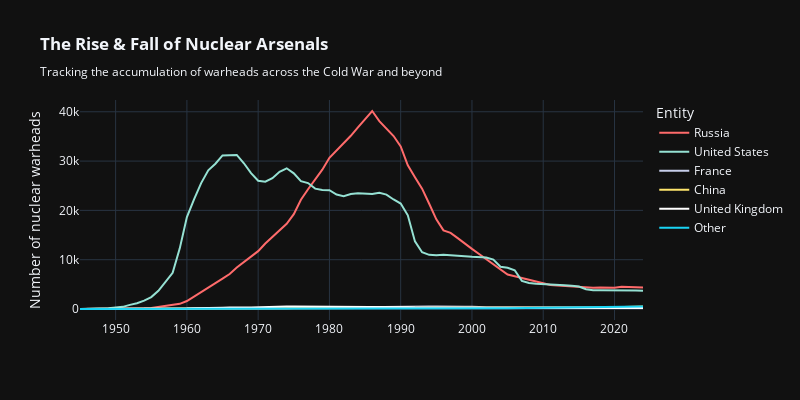

The code cell stored with this chart in its notebook:
### Code cell
import pandas as pd
import plotly.express as px
import plotly.io as pio

from const import DATA_DIR

stockpiles_path = DATA_DIR / 'nuclear-warhead-stockpiles-lines/nuclear-warhead-stockpiles-lines.csv'
df_stockpiles = pd.read_csv(stockpiles_path)

pio.templates.default = "plotly_dark"

major_powers_colormap = {
    'United States': '#56CCF2',
    'Russia':        '#FF6B6B',
    'China':         '#FFE66D',
    'France':        '#BB6BD9',
    'United Kingdom':'#95A5A6',
    'World':         '#F0F3F4' 
}
major_powers = list(major_powers_colormap.keys())

stockpiles_filtered = df_stockpiles.copy()

# Group non-major powers as "Other"
stockpiles_filtered = stockpiles_filtered[stockpiles_filtered['Entity'] != 'World']
stockpiles_filtered.loc[~stockpiles_filtered['Entity'].isin(major_powers), 'Entity'] = 'Other'
stockpiles_filtered = stockpiles_filtered.groupby(['Year', 'Entity'], as_index=False)['Number of nuclear warheads'].sum()

# Sorting
max_warheads = stockpiles_filtered.groupby('Entity')['Number of nuclear warheads'].max()
sorted_entities = max_warheads.sort_values(ascending=False).index.tolist()

# plot
fig1 = px.line(stockpiles_filtered, 
            x='Year', 
            y='Number of nuclear warheads', 
            width=800,
            height=400,
            color='Entity',
            title='<b>The Rise & Fall of Nuclear Arsenals</b><br><sub>Tracking the accumulation of warheads across the Cold War and beyond</sub>',
            template='plotly_dark',
            category_orders={'Entity': sorted_entities},
            color_discrete_map={
                    'United States': '#95E1D3', 'Russia': '#FF6B6B', 'China': '#FFE66D',
                    'United Kingdom': "#FFFFFF", 'France': '#C7CEEA'
                })

fig1.update_layout(hovermode="x unified", xaxis_title=None)
fig1.update_traces(hovertemplate='%{y}')
fig1.show()

### Figure 1 — Plotly figure (JSON) as saved in the notebook; plotly's stock layout.template omitted (floating-point values rounded to 4 significant figures)
{"data": [{"hovertemplate": "%{y}", "legendgroup": "Russia", "line": {"color": "#FF6B6B", "dash": "solid"}, "marker": {"symbol": "circle"}, "mode": "lines", "name": "Russia", "orientation": "v", "showlegend": true, "type": "scatter", "x": [1945, 1946, 1947, 1948, 1949, 1950, 1951, 1952, 1953, 1954, 1955, 1956, 1957, 1958, 1959, 1960, 1961, 1962, 1963, 1964, 1965, 1966, 1967, 1968, 1969, 1970, 1971, 1972, 1973, 1974, 1975, 1976, 1977, 1978, 1979, 1980, 1981, 1982, 1983, 1984, 1985, 1986, 1987, 1988, 1989, 1990, 1991, 1992, 1993, 1994, 1995, 1996, 1997, 1998, 1999, 2000, 2001, 2002, 2003, 2004, 2005, 2006, 2007, 2008, 2009, 2010, 2011, 2012, 2013, 2014, 2015, 2016, 2017, 2018, 2019, 2020, 2021, 2022, 2023, 2024], "xaxis": "x", "y": [0, 0, 0, 0, 1, 5, 25, 50, 120, 150, 200, 426, 660, 863, 1048, 1627, 2492, 3346, 4259, 5242, 6144, 7091, 8400, 9490, 10671, 11736, 13279, 14600, 15878, 17286, 19235, 22165, 24281, 26169, 28258, 30665, 32146, 33486, 35130, 36825, 38582, 40159, 38107, 36538, 35078, 32980, 29154, 26734, 24403, 21339, 18179, 15942, 15442, 14368, 13188, 12188, 11152, 10114, 9076, 8038, 7000, 6643, 6286, 5929, 5527, 5215, 4858, 4750, 4650, 4600, 4500, 4490, 4300, 4350, 4330, 4310, 4495, 4477, 4489, 4380], "yaxis": "y"}, {"hovertemplate": "%{y}", "legendgroup": "United States", "line": {"color": "#95E1D3", "dash": "solid"}, "marker": {"symbol": "circle"}, "mode": "lines", "name": "United States", "orientation": "v", "showlegend": true, "type": "scatter", "x": [1945, 1946, 1947, 1948, 1949, 1950, 1951, 1952, 1953, 1954, 1955, 1956, 1957, 1958, 1959, 1960, 1961, 1962, 1963, 1964, 1965, 1966, 1967, 1968, 1969, 1970, 1971, 1972, 1973, 1974, 1975, 1976, 1977, 1978, 1979, 1980, 1981, 1982, 1983, 1984, 1985, 1986, 1987, 1988, 1989, 1990, 1991, 1992, 1993, 1994, 1995, 1996, 1997, 1998, 1999, 2000, 2001, 2002, 2003, 2004, 2005, 2006, 2007, 2008, 2009, 2010, 2011, 2012, 2013, 2014, 2015, 2016, 2017, 2018, 2019, 2020, 2021, 2022, 2023, 2024], "xaxis": "x", "y": [2, 9, 13, 50, 170, 299, 438, 841, 1169, 1703, 2422, 3692, 5543, 7345, 12298, 18638, 22229, 25540, 28133, 29463, 31139, 31175, 31255, 29561, 27552, 26008, 25830, 26516, 27835, 28537, 27519, 25914, 25542, 24418, 24138, 24104, 23208, 22886, 23305, 23459, 23368, 23317, 23575, 23205, 22217, 21392, 19008, 13708, 11511, 10979, 10904, 11011, 10903, 10732, 10685, 10577, 10526, 10457, 10027, 8570, 8360, 7853, 5709, 5273, 5113, 5066, 4897, 4881, 4804, 4717, 4571, 4018, 3822, 3785, 3805, 3750, 3713, 3768, 3748, 3700], "yaxis": "y"}, {"hovertemplate": "%{y}", "legendgroup": "France", "line": {"color": "#C7CEEA", "dash": "solid"}, "marker": {"symbol": "circle"}, "mode": "lines", "name": "France", "orientation": "v", "showlegend": true, "type": "scatter", "x": [1945, 1946, 1947, 1948, 1949, 1950, 1951, 1952, 1953, 1954, 1955, 1956, 1957, 1958, 1959, 1960, 1961, 1962, 1963, 1964, 1965, 1966, 1967, 1968, 1969, 1970, 1971, 1972, 1973, 1974, 1975, 1976, 1977, 1978, 1979, 1980, 1981, 1982, 1983, 1984, 1985, 1986, 1987, 1988, 1989, 1990, 1991, 1992, 1993, 1994, 1995, 1996, 1997, 1998, 1999, 2000, 2001, 2002, 2003, 2004, 2005, 2006, 2007, 2008, 2009, 2010, 2011, 2012, 2013, 2014, 2015, 2016, 2017, 2018, 2019, 2020, 2021, 2022, 2023, 2024], "xaxis": "x", "y": [0, 0, 0, 0, 0, 0, 0, 0, 0, 0, 0, 0, 0, 0, 0, 0, 0, 0, 0, 4, 32, 36, 36, 36, 36, 36, 45, 70, 116, 145, 188, 212, 228, 235, 235, 250, 274, 274, 279, 280, 360, 355, 420, 410, 410, 505, 540, 540, 525, 510, 500, 450, 450, 450, 450, 470, 350, 350, 350, 350, 350, 350, 350, 300, 300, 300, 300, 300, 300, 300, 300, 300, 300, 300, 300, 290, 290, 290, 290, 290], "yaxis": "y"}, {"hovertemplate": "%{y}", "legendgroup": "China", "line": {"color": "#FFE66D", "dash": "solid"}, "marker": {"symbol": "circle"}, "mode": "lines", "name": "China", "orientation": "v", "showlegend": true, "type": "scatter", "x": [1945, 1946, 1947, 1948, 1949, 1950, 1951, 1952, 1953, 1954, 1955, 1956, 1957, 1958, 1959, 1960, 1961, 1962, 1963, 1964, 1965, 1966, 1967, 1968, 1969, 1970, 1971, 1972, 1973, 1974, 1975, 1976, 1977, 1978, 1979, 1980, 1981, 1982, 1983, 1984, 1985, 1986, 1987, 1988, 1989, 1990, 1991, 1992, 1993, 1994, 1995, 1996, 1997, 1998, 1999, 2000, 2001, 2002, 2003, 2004, 2005, 2006, 2007, 2008, 2009, 2010, 2011, 2012, 2013, 2014, 2015, 2016, 2017, 2018, 2019, 2020, 2021, 2022, 2023, 2024], "xaxis": "x", "y": [0, 0, 0, 0, 0, 0, 0, 0, 0, 0, 0, 0, 0, 0, 0, 0, 0, 0, 0, 1, 5, 20, 25, 35, 50, 75, 100, 130, 150, 170, 180, 180, 180, 190, 195, 205, 210, 216, 218, 220, 222, 224, 226, 228, 230, 232, 234, 234, 234, 234, 234, 234, 232, 232, 232, 232, 235, 235, 235, 235, 235, 235, 235, 235, 240, 240, 240, 240, 250, 250, 260, 260, 270, 280, 290, 350, 370, 390, 410, 500], "yaxis": "y"}, {"hovertemplate": "%{y}", "legendgroup": "United Kingdom", "line": {"color": "#FFFFFF", "dash": "solid"}, "marker": {"symbol": "circle"}, "mode": "lines", "name": "United Kingdom", "orientation": "v", "showlegend": true, "type": "scatter", "x": [1945, 1946, 1947, 1948, 1949, 1950, 1951, 1952, 1953, 1954, 1955, 1956, 1957, 1958, 1959, 1960, 1961, 1962, 1963, 1964, 1965, 1966, 1967, 1968, 1969, 1970, 1971, 1972, 1973, 1974, 1975, 1976, 1977, 1978, 1979, 1980, 1981, 1982, 1983, 1984, 1985, 1986, 1987, 1988, 1989, 1990, 1991, 1992, 1993, 1994, 1995, 1996, 1997, 1998, 1999, 2000, 2001, 2002, 2003, 2004, 2005, 2006, 2007, 2008, 2009, 2010, 2011, 2012, 2013, 2014, 2015, 2016, 2017, 2018, 2019, 2020, 2021, 2022, 2023, 2024], "xaxis": "x", "y": [0, 0, 0, 0, 0, 0, 0, 0, 1, 5, 10, 50, 58, 60, 78, 105, 155, 211, 256, 271, 271, 281, 355, 317, 306, 375, 412, 423, 500, 500, 500, 500, 500, 500, 500, 500, 500, 385, 380, 350, 350, 350, 350, 350, 350, 350, 350, 250, 250, 250, 234, 203, 203, 240, 240, 280, 280, 280, 280, 280, 280, 245, 245, 245, 245, 225, 225, 225, 225, 225, 225, 225, 225, 225, 225, 225, 225, 225, 225, 225], "yaxis": "y"}, {"hovertemplate": "%{y}", "legendgroup": "Other", "line": {"color": "#19d3f3", "dash": "solid"}, "marker": {"symbol": "circle"}, "mode": "lines", "name": "Other", "orientation": "v", "showlegend": true, "type": "scatter", "x": [1945, 1946, 1947, 1948, 1949, 1950, 1951, 1952, 1953, 1954, 1955, 1956, 1957, 1958, 1959, 1960, 1961, 1962, 1963, 1964, 1965, 1966, 1967, 1968, 1969, 1970, 1971, 1972, 1973, 1974, 1975, 1976, 1977, 1978, 1979, 1980, 1981, 1982, 1983, 1984, 1985, 1986, 1987, 1988, 1989, 1990, 1991, 1992, 1993, 1994, 1995, 1996, 1997, 1998, 1999, 2000, 2001, 2002, 2003, 2004, 2005, 2006, 2007, 2008, 2009, 2010, 2011, 2012, 2013, 2014, 2015, 2016, 2017, 2018, 2019, 2020, 2021, 2022, 2023, 2024], "xaxis": "x", "y": [0, 0, 0, 0, 0, 0, 0, 0, 0, 0, 0, 0, 0, 0, 0, 0, 0, 0, 0, 0, 0, 0, 2, 4, 6, 8, 11, 13, 15, 17, 20, 22, 24, 26, 29, 31, 33, 38, 41, 43, 45, 47, 51, 54, 57, 53, 56, 58, 60, 62, 63, 64, 66, 73, 86, 99, 112, 125, 138, 151, 162, 173, 190, 210, 230, 250, 270, 290, 295, 300, 320, 335, 355, 380, 385, 415, 435, 440, 454, 482], "yaxis": "y"}], "layout": {"height": 400, "hovermode": "x unified", "legend": {"title": {"text": "Entity"}, "tracegroupgap": 0}, "title": {"text": "<b>The Rise & Fall of Nuclear Arsenals</b><br><sub>Tracking the accumulation of warheads across the Cold War and beyond</sub>"}, "width": 800, "xaxis": {"anchor": "y", "domain": [0, 1], "title": {}}, "yaxis": {"anchor": "x", "domain": [0, 1], "title": {"text": "Number of nuclear warheads"}}}}
